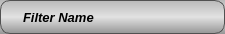
<?xml version="1.0" encoding="UTF-8"?>
<ui version="4.0">
 <class>QFilterWidget</class>
 <widget class="QFrame" name="QFilterWidget">
  <property name="geometry">
   <rect>
    <x>0</x>
    <y>0</y>
    <width>225</width>
    <height>34</height>
   </rect>
  </property>
  <property name="sizePolicy">
   <sizepolicy hsizetype="Preferred" vsizetype="Fixed">
    <horstretch>0</horstretch>
    <verstretch>0</verstretch>
   </sizepolicy>
  </property>
  <property name="minimumSize">
   <size>
    <width>0</width>
    <height>34</height>
   </size>
  </property>
  <property name="font">
   <font>
    <family>Arial</family>
    <pointsize>12</pointsize>
    <weight>75</weight>
    <italic>true</italic>
    <bold>true</bold>
   </font>
  </property>
  <property name="windowTitle">
   <string>Form</string>
  </property>
  <property name="styleSheet">
   <string notr="true">QFrame#QFilterWidget {

	background-color: qlineargradient(spread:pad, x1:0, y1:0, x2:0, y2:1, stop:0 rgba(185, 185, 185, 255), stop:0.5 rgba(226, 226, 226, 255), stop:1 rgba(150, 150, 150, 255));
border: 1px solid #515151;
border-radius: 10px;
padding: 0 0 0 0px;
font: 100 italic 12pt &quot;Arial&quot;;
font-weight: bold;
}

</string>
  </property>
  <property name="frameShape">
   <enum>QFrame::StyledPanel</enum>
  </property>
  <layout class="QHBoxLayout" name="horizontalLayout">
   <property name="spacing">
    <number>4</number>
   </property>
   <property name="leftMargin">
    <number>2</number>
   </property>
   <property name="topMargin">
    <number>0</number>
   </property>
   <property name="rightMargin">
    <number>2</number>
   </property>
   <property name="bottomMargin">
    <number>0</number>
   </property>
   <item>
    <widget class="QPushButton" name="deleteBtn">
     <property name="sizePolicy">
      <sizepolicy hsizetype="Fixed" vsizetype="Fixed">
       <horstretch>0</horstretch>
       <verstretch>0</verstretch>
      </sizepolicy>
     </property>
     <property name="maximumSize">
      <size>
       <width>16</width>
       <height>16</height>
      </size>
     </property>
     <property name="styleSheet">
      <string notr="true"> QPushButton:pressed {

 }

 QPushButton:flat {
     border: none; /* no border for a flat push button */
 }

 QPushButton:default {
     border-color: navy; /* make the default button prominent */
 }</string>
     </property>
     <property name="text">
      <string/>
     </property>
     <property name="icon">
      <iconset resource="../../../../Resources/icons/images/Icons.qrc">
       <normaloff>:/delete-corner.png</normaloff>:/delete-corner.png</iconset>
     </property>
     <property name="iconSize">
      <size>
       <width>16</width>
       <height>16</height>
      </size>
     </property>
     <property name="flat">
      <bool>true</bool>
     </property>
    </widget>
   </item>
   <item>
    <widget class="QLabel" name="filterName">
     <property name="sizePolicy">
      <sizepolicy hsizetype="Expanding" vsizetype="Preferred">
       <horstretch>0</horstretch>
       <verstretch>0</verstretch>
      </sizepolicy>
     </property>
     <property name="font">
      <font>
       <family>Arial</family>
       <pointsize>10</pointsize>
       <weight>75</weight>
       <italic>true</italic>
       <bold>true</bold>
      </font>
     </property>
     <property name="styleSheet">
      <string notr="true">QLabel {
font: 75 italic bold 10pt &quot;Arial&quot;;
}</string>
     </property>
     <property name="lineWidth">
      <number>0</number>
     </property>
     <property name="text">
      <string>Filter Name</string>
     </property>
    </widget>
   </item>
   <item>
    <widget class="QPushButton" name="helpBtn">
     <property name="sizePolicy">
      <sizepolicy hsizetype="Fixed" vsizetype="Fixed">
       <horstretch>0</horstretch>
       <verstretch>0</verstretch>
      </sizepolicy>
     </property>
     <property name="maximumSize">
      <size>
       <width>20</width>
       <height>20</height>
      </size>
     </property>
     <property name="styleSheet">
      <string notr="true"> QPushButton:pressed {
	background-image: url(:/help2.png);
 }

 QPushButton:flat {
     border: none; /* no border for a flat push button */
 }

 QPushButton:default {
     border-color: navy; /* make the default button prominent */
 }</string>
     </property>
     <property name="text">
      <string/>
     </property>
     <property name="icon">
      <iconset resource="../../../../Resources/icons/images/Icons.qrc">
       <normaloff>:/help2.png</normaloff>:/help2.png</iconset>
     </property>
     <property name="iconSize">
      <size>
       <width>20</width>
       <height>20</height>
      </size>
     </property>
     <property name="flat">
      <bool>true</bool>
     </property>
    </widget>
   </item>
  </layout>
 </widget>
 <resources>
  <include location="../../../../Resources/icons/images/Icons.qrc"/>
 </resources>
 <connections/>
</ui>
